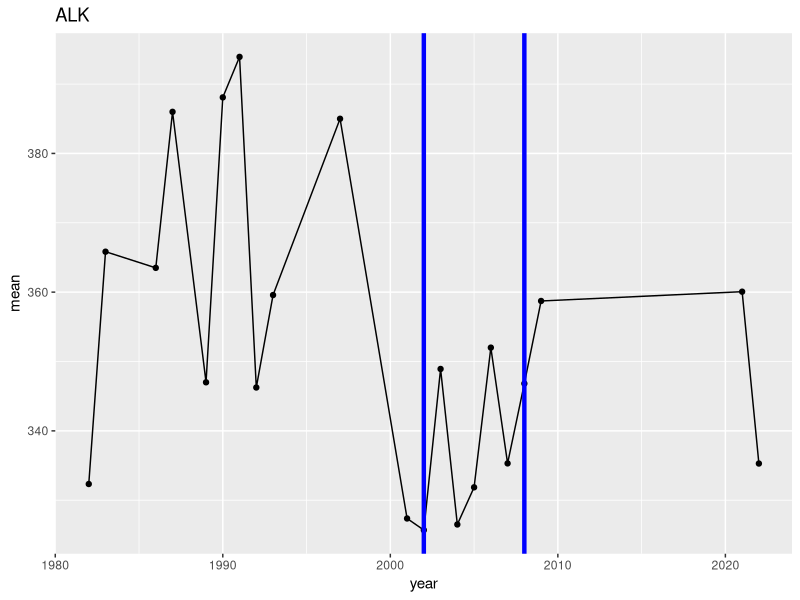
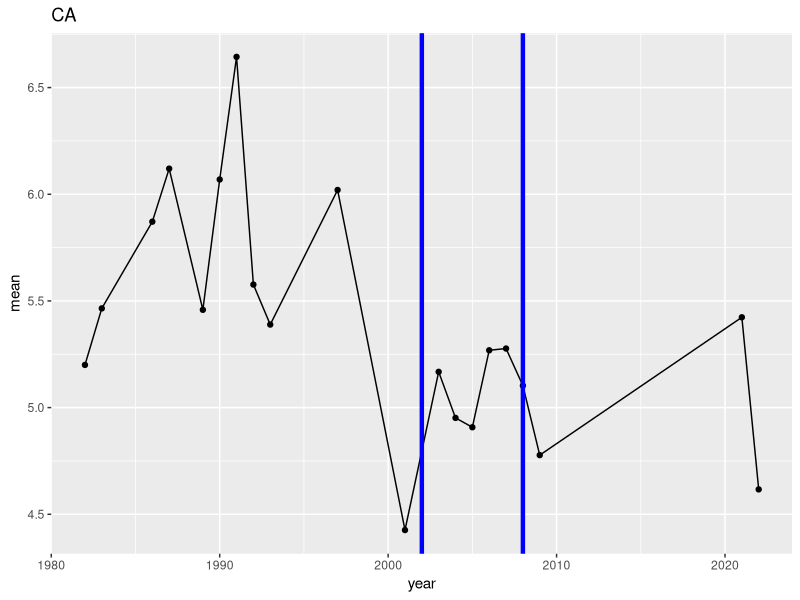
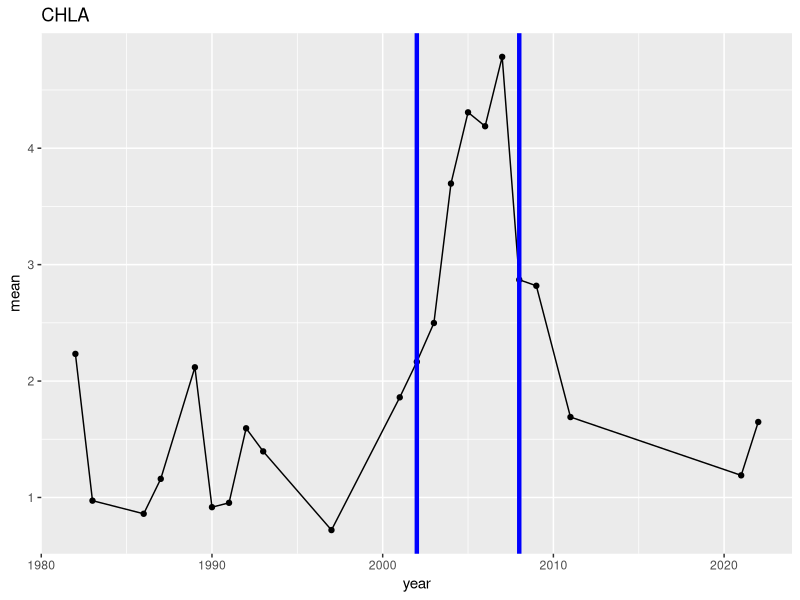
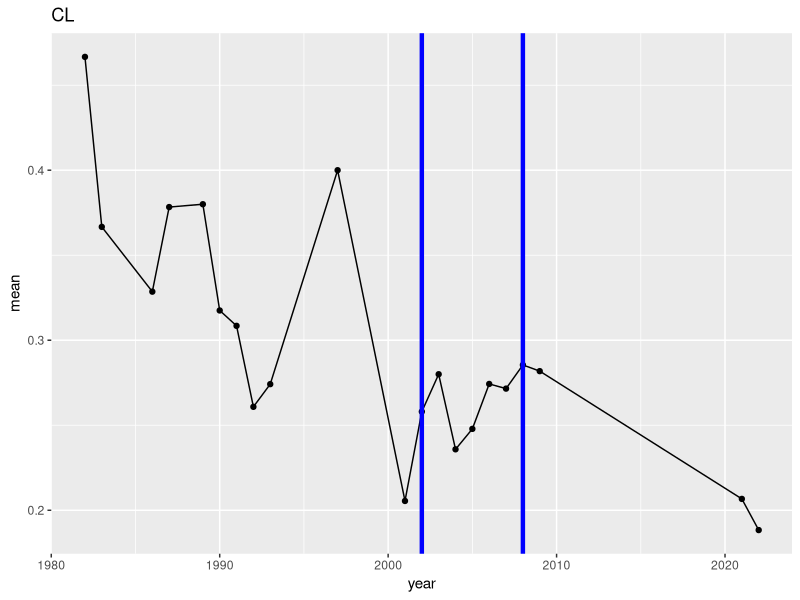
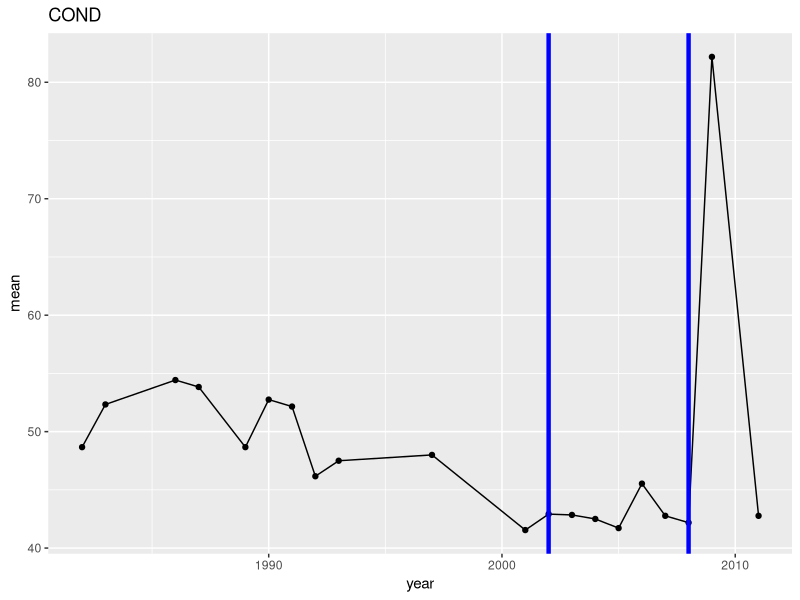
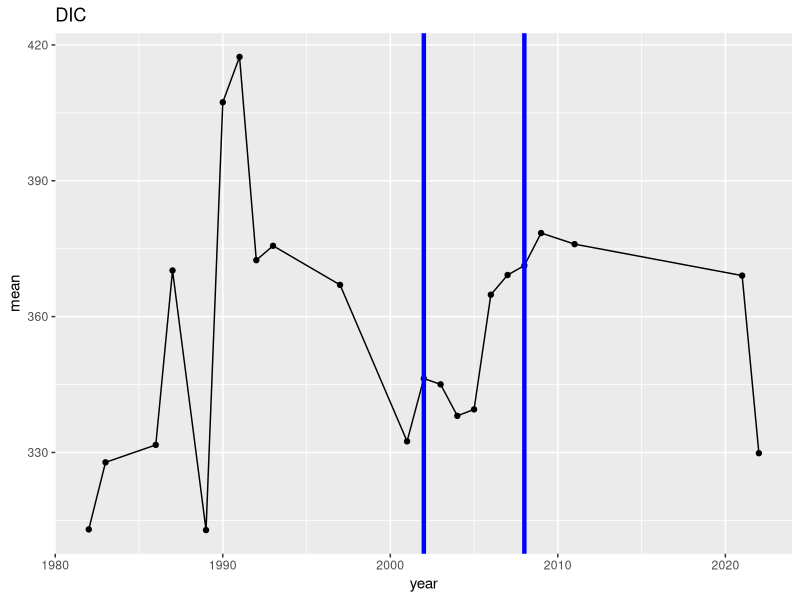
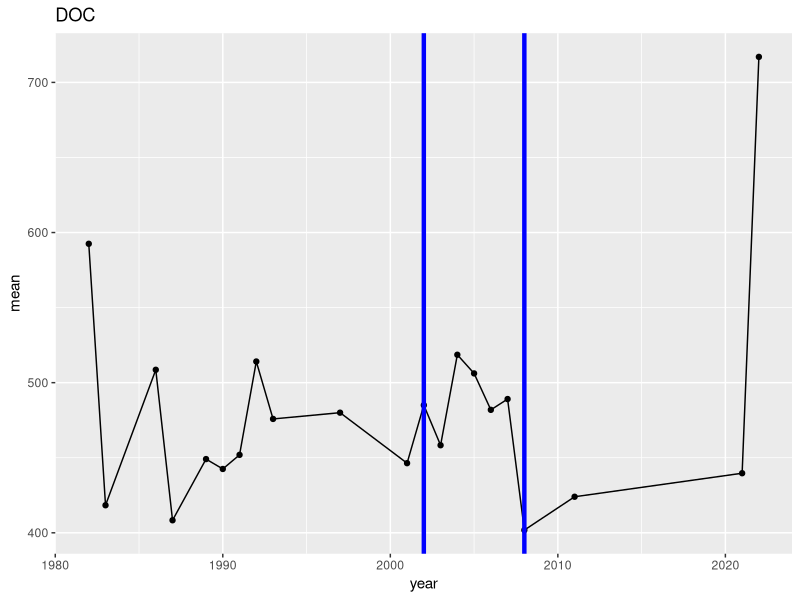
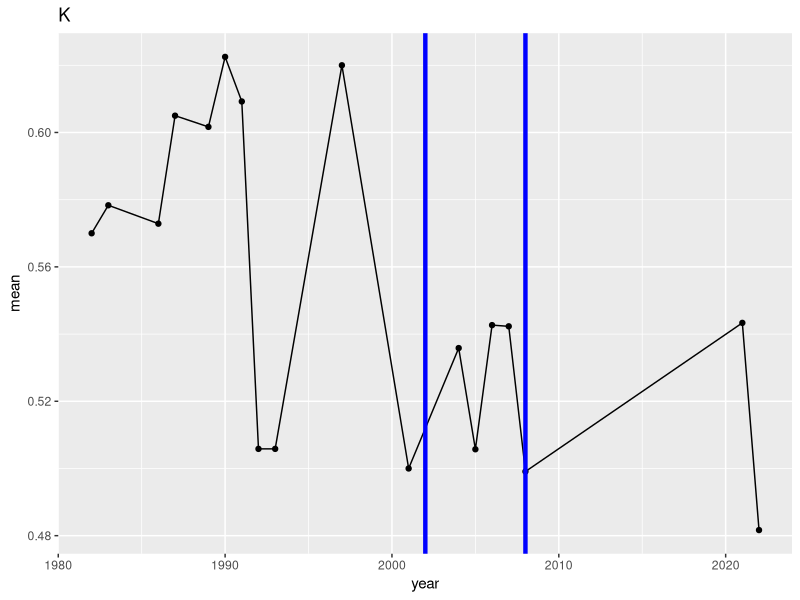

Generate these figures, in order, with R: (Note: this script raises an error after producing the figures.)
## ---- chunk 1
lakedata=read.csv("RID_196_Chem_L375.csv")
summary(lakedata)
library(tidyverse)
View(lakedata)

# mutate a column that specifies before, during, and after aquaculture
before_data <- lakedata %>% 
  filter(year < 2003) %>% 
  mutate(Treatment = "Before")

during_data <- lakedata %>% 
  filter(year >= 2003 & year <= 2007) %>% 
  mutate(Treatment = "During")

after_data <- lakedata %>% 
  filter(year > 2007) %>% 
  mutate(Treatment = "After")

new_lakedata <- as.data.frame(rbind(before_data, during_data, after_data))
#View(new_lakedata)

# create a dataframe that has all observations before and during aquaculture
lakedata_no_recovery <- new_lakedata %>%
  filter(Treatment!="After") %>%
  filter(characteristic_name!="NA")
#View(lakedata_no_recovery)
## ---- chunk 2
generalplotfunction=function(z){
  data=new_lakedata%>%
    filter(characteristic_name==z)%>%
    group_by(year)%>%
    summarise(mean=mean(result_value))
graph=ggplot(data,aes(x=year,y=mean))+
    geom_line()+ geom_point()+geom_vline(xintercept = 2002,color = "blue", linewidth=1.5)+geom_vline(xintercept = 2008,  color = "blue", size=1.5)+labs(title=z)
return(graph)
}

## ---- chunk 3
#target <- c(unique(lakedata$characteristic_name))
#significant_variables=filter(lakedata, characteristic_name %in% target)
#average_sigvariables_by_year=significant_variables%>%
#  group_by(year,characteristic_name)%>%
 # summarise(Mean=mean(result_value))
#ggplot(average_sigvariables_by_year,aes(x=year,y=Mean))+
#  geom_line()+ geom_point()+geom_vline(xintercept = 2002,color = "blue", size=1.5)+geom_vline(xintercept = 2008,  color = "blue", size=1.5)+facet_wrap(vars(characteristic_name),scales = "free_y")

characteristic.names=c(unique(lakedata$characteristic_name))
plot_list2=list()
for( i in 1:length(characteristic.names)){
   plot.data= generalplotfunction(characteristic.names[i])
 plot_list2[[i]] <- plot.data
}
plot_list2
## ---- chunk 4
library(ggpubr)

PARTP_timeseries <- generalplotfunction("PARTP")
PARTN_timeseries <- generalplotfunction("PARTN")
TDP_timeseries <- generalplotfunction("TDP")
SO4_timeseries <- generalplotfunction("SO4")
TDN_timeseries <- generalplotfunction("TDN")
CHLA_timeseries <- generalplotfunction("CHLA")

ggarrange(PARTP_timeseries, PARTN_timeseries, TDP_timeseries,
          SO4_timeseries, TDN_timeseries, CHLA_timeseries+ rremove("x.text"), 
          ncol = 2, nrow = 3)

# confused by this part of the code (Karen)
#unneeded can delete if nwe want.
target2=unique(new_lakedata$characteristic_name)
target2.vec=as.data.frame(target2)
 class(target2)
 
for (i in target2) {
  generalplotfunction(i)
}
## ---- chunk 5
histogramfunction= function(charateristic)
{
  datafunc=new_lakedata%>%
    filter(characteristic_name==charateristic)%>%
    select(result_value)
  graph=ggplot(datafunc, aes(x = result_value)) +
    geom_histogram() +labs(title=charateristic)
  return(graph)
}

PARTP_hist <- histogramfunction("PARTP")
PARTN_hist <- histogramfunction("PARTN")
CHLA_hist <- histogramfunction("CHLA")
TDP_hist <- histogramfunction("TDP")
SO4_hist <- histogramfunction("SO4")
TDN_hist <- histogramfunction("TDN")

ggarrange(PARTP_hist, PARTN_hist, CHLA_hist, TDP_hist, SO4_hist,
          TDN_hist+ rremove("x.text"), 
          ncol = 2, nrow = 3)


# confused by this code here (Karen)
histogramfunction(target2[1])
for (i in target2) {
  histogramfunction(target2[i])
}

# creating a function that assesses the data's normality with shapiro test
normalfunction <- function(names) {
  n.data=new_lakedata %>%
    filter(characteristic_name==names) %>%
    select(result_value)
   num.data=as.numeric(n.data$result_value)
  norm.model=shapiro.test(num.data)
 return(norm.model$p.value)
}

# histograms for every variable 
characteristic.names=c(unique(new_lakedata$characteristic_name))
plot_list.norm <- list()
for( i in 1:length(characteristic.names)){
   plot.data <- histogramfunction(characteristic.names[i])
 plot_list.norm[[i]] <- plot.data
}
plot_list.norm
## ---- chunk 6
#Inital Permutation code
permutation_function <- function(){
  reshuffled <- Partpdata
  reshuffled$TreatmentNEW <- sample(reshuffled$Treatment, size = nrow(reshuffled), replace = F)
  
  before <- reshuffled %>% subset(TreatmentNEW == "Before") %>% summarise(mean = mean(result_value))
  during <- reshuffled %>% subset(TreatmentNEW == "During") %>% summarise(mean = mean(result_value))

  return(before-during)
}

gaps <- c()

for (i in 1:1000){
  gaps[i] <- permutation_function()
}

hist(unlist(gaps))
## ---- chunk 7
Chladata <- lakedata_no_recovery %>% 
  filter(characteristic_name == "CHLA")
SO4data <- lakedata_no_recovery %>%
  filter(characteristic_name == "SO4")

PARTP_lmm <- lmer(result_value~Treatment+(1|year), data= Partpdata, 
                  REML = FALSE)
TDP_lmm <- lmer(result_value~Treatment+(1|year), data= Tdpdata, 
                  REML = FALSE)
PARTN_lmm <- lmer(result_value~Treatment+(1|year), data= Partndata, 
                  REML = FALSE)
TDN_lmm <- lmer(result_value~Treatment+(1|year), data= TdNdata, 
                  REML = FALSE)
CHLA_lmm <- lmer(result_value~Treatment+(1|year), data= Chladata, 
                  REML = FALSE)
SO4_lmm <- lmer(result_value~Treatment+(1|year), data= SO4data, 
                  REML = FALSE)

# this isn't working right now
vectorofpvalues <- c()
for (i in 1:length(characteristic.names)){
  mixed_model_data <- lakedata_no_recovery %>% 
    filter(characteristic_name == characteristic.names[i]) %>% 
    select(result_value, Treatment, year)
  vectorofpvalues[i] <- summary(lmer(result_value~Treatment+(1|year), data=mixed_model_data, REML = FALSE))$coefficients[2,5]
}

#this works now, but double check implementation of year
mixedmodelfunction <- function(characteristic){
  mixed_model_data <- lakedata_no_recovery %>%
    filter(characteristic_name == characteristic) %>%
    select(result_value, Treatment, year)
 
 return(summary(lmer(result_value~Treatment+(1|year), data=mixed_model_data, REML=FALSE)))
}

mixedmodelfunction("PARTP")

# FOR PARTP (not useful, ignore)
models <- NULL

for (i in 1:length(unique(Partpdata$year))){
  data <- Partpdata %>% subset(year == i)
  models[[i]] <- cbind(
    summary(lmer(result_value~Treatment+(1|as.factor(Partpdata$year)), data = Partpdata))$coefficients[,c(1,4)],
    year = unique(Partpdata$year)[i])
}

do.call(rbind, models)

#Possible other methods
#this method returns the pvalue for a mixed model run for each characteristic except tss and na. The model takes in treatment before and after and the result value as the predictor and response variable. Year is taken as a randomn variable. We need to check exactly what the randomn variable thing means. I think we have a number of values in each year this thus treats the year a beach. Thus each year maybe independeant now. 
vectorofpvalues=c()
vectorofeffectsize=c()
characteristic.names=unique(lakedata_no_recovery$characteristic_name)
for (i in 1:(length(characteristic.names)-1)){
  mixed_model_data=lakedata_no_recovery%>%
    filter(characteristic_name==characteristic.names[i])%>%
    select(result_value,Treatment,year)
   vectorofpvalues[i]=(summary(lmer(result_value~Treatment+(1|as.factor(mixed_model_data$year)), data=mixed_model_data, REML=FALSE)))$coefficients[2,5]
 vectorofeffectsize[i]=(summary(lmer(result_value~Treatment+(1|as.factor(mixed_model_data$year)), data=mixed_model_data, REML=FALSE)))$coefficients[2,1]
}
pvalues_and_characteristic_name=data.frame(characteristic = characteristic.names[1:19], P.value = vectorofpvalues,signifcance.of.pvalue=signifcance,effect.size=vectorofeffectsize)
signifcance <- vectorofpvalues < 0.05
View(pvalues_and_characteristic_name)
## ---- chunk 8
library(tidyverse)
#Making Permutation Function
filterfunction=function(characteristic){
  data.perm=lakedata_no_recovery%>%
  filter(characteristic_name==characteristic)%>%
  select(Treatment,result_value,year)
  return(data.perm)
  }
permutation_function <- function(data12){
  reshuffled <- data12
  reshuffled$TreatmentNEW <- sample(reshuffled$Treatment, size = nrow(reshuffled), replace = F)
  model=glm(result_value~TreatmentNEW, data=reshuffled)
  summary.model=summary(model)
  return(summary.model$coefficients[2,1])
}


final.perm.function= function(characteristic){
filtered.data=filterfunction(characteristic)
estimates <- c()
for (i in 1:10000){
  estimates[i] <- permutation_function(filtered.data)
}
estimates=as.data.frame(estimates)
 data.perm=lakedata_no_recovery%>%
  filter(characteristic_name==characteristic)%>%
  select(Treatment,result_value,year)
model.new=summary(glm(result_value~Treatment, data = data.perm))
lol=model.new$coefficients[2,1]
plot_s=ggplot(estimates, aes(x=estimates)) + 
 geom_histogram( colour="black", fill="white")+ geom_vline(aes(xintercept=lol),
            color="blue", linetype="dashed", size=1)+labs(title =characteristic)
return(plot_s)
}
characteristic.names=c(unique(lakedata_no_recovery$characteristic_name))
plot_list <- list()
for( i in 1:(length(characteristic.names)-1)){
   plot.data= final.perm.function(characteristic.names[i])
 plot_list[[i]] <- plot.data
}

plot_list
## ---- chunk 9
library(tidyverse)

filterfunction <- function(characteristic){
  data.perm=lakedata_no_recovery%>%
  filter(characteristic_name==characteristic)%>%
  select(Treatment,result_value,year)
  return(data.perm)
  }
permutation_function_mean <- function(data){
  reshuffled <- data
  reshuffled$TreatmentNEW <- sample(reshuffled$Treatment, size = nrow(reshuffled), replace = T)
    
  before <- reshuffled %>% subset(TreatmentNEW == "Before") %>% summarise(mean = mean(result_value))
  during <- reshuffled %>% subset(TreatmentNEW == "During") %>% summarise(mean = mean(result_value))
  bd=during-before
  return(bd[1,1])
}


final.perm.function <- function(characteristic){
filtered.data <- filterfunction(characteristic)
estimates <- c()
for (i in 1:1000){
  estimates[i] <- permutation_function_mean(filtered.data)
}
estimates <- as.data.frame(estimates)
 data.perm=lakedata_no_recovery%>%
  filter(characteristic_name==characteristic)%>%
  select(Treatment,result_value,year)
before.1 <- data.perm %>%  subset(Treatment == "Before") %>% summarise(mean = mean(result_value))
during.1 <-data.perm %>% subset(Treatment == "During") %>% summarise(mean = mean(result_value))
lol=(during.1-before.1)
lol[1,1]
plot_s=ggplot(estimates, aes(x=estimates)) + 
 geom_histogram( colour="black", fill="white")+
  labs(title=characteristic, x= "Difference in means", y= "Count") +
  geom_vline(aes(xintercept=lol[1,1]), color="blue", linetype="dashed", size=1) +
  geom_text(aes(x=(lol[1,1]-1.5), y=90, label = "Real difference"), angle = 90)
return(plot_s)
}
#characteristic.names=c(unique(lakedata_no_recovery$characteristic_name))
#plot_list <- list()
#for( i in 1:(length(characteristic.names)-1)){
#   plot.data= final.perm.function(characteristic.names[i])
# plot_list[[i]] <- plot.data
#}

plot_list

## Plotting for the two nitrogen variables we care about
characteristic.names

PARTN_perm_hist <- final.perm.function("PARTN"); PARTN_perm_hist
TDN_perm_hist <- final.perm.function("TDN"); TDN_perm_hist


## Plotting for the two phosphorus variables we care about

PARTP_perm_hist <- final.perm.function("PARTP"); PARTP_perm_hist
TDP_perm_hist <- final.perm.function("TDP"); TDP_perm_hist

## Plotting for CHLA
CHLA_perm_hist <- final.perm.function("CHLA"); CHLA_perm_hist




## ---- chunk 10
lakedata_no_recovery %>% 
  filter(characteristic_name== "PARTN" & Treatment== "Before") %>%
  before_mean <- mean(result_value)

lakedata_no_recovery %>% 
  filter(characteristic_name== "PARTN") %>%
  group_by(Treatment) %>% 
  summarize(means = mean(result_value))

## ---- chunk 11
#Having issues with this code. The things run induvidually but not in the loop as a function# Ran this code in the chunk above. Works now. 
returnpvalueforllm=function(characteristic){
  datafortest=filterfunction(characteristic)
  model.new= lmer(result_value~Treatment+(1|as.factor(datafortest$year)), data=datafortest, REML=FALSE)
  summary.model=summary(model.new)
  return(summary.model)
}

returnpvalueforllm("ALK")
pvalues=c()
for( i in 1:(length(characteristic.names)-1)){
  pvalues[i]=  returnpvalueforllm(characteristic.names[i])

}
pvalues=c()

## ---- chunk 12
library(forecast)
no_recovery_forecastfunction=function(y){
  data1=lakedata_no_recovery %>%
    filter(characteristic_name==y)%>%
    select(result_value)
  model3=auto.arima(data1) 
  summary(model3)
  forecast_data3 <- forecast(model3, 20) 
  plot=plot(forecast_data3, main = y)
  return(plot)
}


beforeforecastfunction=function(y){
  data1=lakedata%>%
    filter(characteristic_name==y)%>%
    filter(year<2003)%>%
    select(result_value)
  model3=auto.arima(data1) 
  summary(model3)
  forecast_data3 <- forecast(model3, 20) 
  plot=plot(forecast_data3, main = y)
  return(plot)
}

duringforecastfunction=function(y){
  data1=lakedata%>%
    filter(characteristic_name==y)%>%
    filter(year<2007)%>%
    select(result_value)
  model3=auto.arima(data1) 
  summary(model3)
  forecast_data3 <- forecast(model3, 20) 
  plot=plot(forecast_data3, main = y)
  return(plot)
}


aarimalist <- list()
for( i in 1:(length(characteristic.names)-1)){
   plot.data= no_recovery_forecastfunction(characteristic.names[i])
 aarimalist[[i]] <- plot.data
}



beforeariimalist=list()
for( i in 1:(length(characteristic.names)-1)){
   plot.data= beforeforecastfunction(characteristic.names[i])
 beforeariimalist[[i]] <- plot.data
}

duringariimalist=list()
for( i in 1:(length(characteristic.names)-1)){
   plot.data= beforeforecastfunction(characteristic.names[i])
 duringariimalist[[i]] <- plot.data
}
ariimalist
## ---- chunk 13
interpolationfunction=function(k){
  data3=lakedata%>%
    filter(characteristic_name== k)%>%
    group_by(year)%>%
    summarise(mean=mean(result_value))
  allyears=seq(1982,2022,1)
  dfallyears=data.frame(year=allyears)
  merged_data <- merge(dfallyears, data3, by = "year", all = TRUE)
  finaldata=merged_data%>%
    select(mean)
  na_p_data2 <- na.interp(finaldata)
  added_data_P=as.data.frame(na_p_data2)
  autoplot(na_p_data2, series="Interpolated") +
    autolayer(as.ts(finaldata), series="Original") +
    geom_point()+
    scale_colour_manual(values=c(`Interpolated`="red",`Original`="Blue"))+
    labs(title = k) +geom_vline(xintercept = c(22, 26), linetype = "dashed", color = "red")
}

library(forecast)
interplatedlist=list()
for( i in 1:(length(characteristic.names)-1)){
   plot.data= interpolationfunction(characteristic.names[i])
 interplatedlist[[i]] <- plot.data
}
interplatedlist
